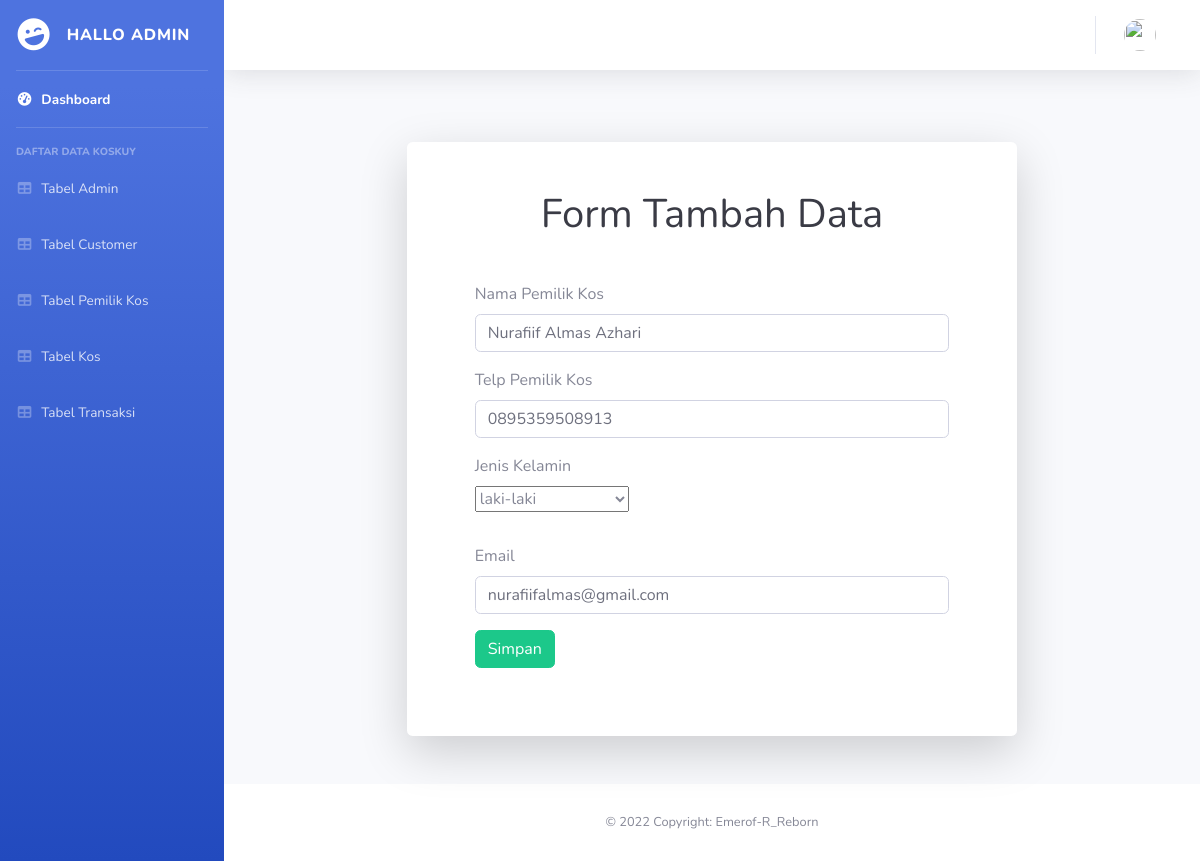
/admin/index.php?p=update_pemilik_kos&id=1 (signed in), run on the app's committed database.
### tables this page shows
CREATE TABLE `tb_pemilik_kos` (
  `id_pemiliik_kos` int(11) NOT NULL AUTO_INCREMENT,
  `nama_pemilik_kos` varchar(200) NOT NULL,
  `tlp_pemilik_kos` char(14) NOT NULL,
  `gender_pemilik_kos` enum('laki-laki','perempuan') NOT NULL,
  `email_pemilik_kos` varchar(200) NOT NULL,
  `password_pemilik_kos` varchar(200) NOT NULL,
  PRIMARY KEY (`id_pemiliik_kos`)
);

### admin/pemilik_kos/update_data.php (the view, shortened to what this page needs)
<div class="container-fluid">
	<div class="row justify-content-center">
		<div class="col-xl-8 col-lg-12 col-md-9">
  			<div class="card o-hidden border-0 shadow-lg my-5">
  			  	<div class="card-body p-0">
      				<div class="row">
      				    <div class="col-lg-12">
      				        <div class="p-5">
                              <div class="text-center">
                                    <h1 class="h1 text-gray-900 mb-4">Form Tambah Data</h1>
								</div>
								<form class= "card-body" method="POST" enctype="multipart/form-data">
									<div class="form-group cols-sm-6">
                              	        <label>Nama Pemilik Kos</label>
                              	        <input class="form-control" type="text" name="nama" value="<?php echo $data['nama_pemilik_kos'];?>" required>
			               			</div>
									<div class="form-group cols-sm-6">
                              	        <label>Telp Pemilik Kos</label>
                              	        <input class="form-control" type="text" name="telp" value="<?php echo $data['tlp_pemilik_kos'];?>" required>
									</div>
									<div class="form-group cols-sm-6">
                              	        <label>Jenis Kelamin</label><br>
                						<select class="form-select form-select-lg mb-3 text-muted" name="pemilik_kos" required>
											<?php
                							$query = mysqli_query($koneksi,"SELECT * FROM tb_pemilik_kos");
                							while ($data_pemilik = mysqli_fetch_assoc($query)) {
											?>
                    						<option value="<?php echo $data_pemilik['gender_pemilik_kos'];?>" <?php if ( $data_pemilik['gender_pemilik_kos'] == $data['gender_pemilik_kos']) echo 'selected="selected"'; ?>>
                                                <a  class="text-dark"><?php echo $data_pemilik['gender_pemilik_kos'];?></a>
                                            </option>
											<?php } ?>
                						</select>
			               			</div>
									<div class="form-group cols-sm-6">
                              	        <label>Email</label>
                              	        <input class="form-control" type="email" name="email" value="<?php echo $data['email_pemilik_kos'];?>" required>
			               			</div>
                                    <input type="submit" name="simpan" value="Simpan" class="btn btn-success">
								</form>
										</div>
									</div>
								</div>
							</div>
						</div>
		</div>
	</div>
</div>

### admin/index.php (shortened to what this page needs)
<!DOCTYPE html>
<html lang="en">
<head>
<?php
    include '../conn.php';
?>
    <link href="vendor/fontawesome-free/css/all.min.css" rel="stylesheet" type="text/css">
    <link href="css/sb-admin-2.min.css" rel="stylesheet">
</head>
<body id="page-top">
    <?php
        $query = mysqli_query($koneksi,"SELECT * FROM tb_admin WHERE id_admin = '$_SESSION[id]'");
		$row = mysqli_fetch_assoc($query);
    ?>
    <div id="wrapper">
        <ul class="navbar-nav bg-gradient-primary sidebar sidebar-dark accordion" id="accordionSidebar">
            <a class="sidebar-brand d-flex align-items-center justify-content-center" href="index.php?p=dashboard">
                <div class="sidebar-brand-icon rotate-n-15">
                    <i class="fas fa-laugh-wink"></i>
                </div>
                <div class="sidebar-brand-text mx-3">Hallo Admin</sup></div>
            </a>
            <hr class="sidebar-divider my-0">
            <li class="nav-item active">
                <a class="nav-link" href="index.php?p=dashboard">
                    <i class="fas fa-fw fa-tachometer-alt"></i>
                    <span>Dashboard</span></a>
            </li>
            <hr class="sidebar-divider">
            <div class="sidebar-heading">
                daftar data koskuy
            </div>
            <li class="nav-item">
                <a class="nav-link" href="index.php?p=tabel_admin">
                    <i class="fas fa-fw fa-table"></i>
                    <span>Tabel Admin</span></a>
            </li>
            <li class="nav-item">
                <a class="nav-link" href="index.php?p=tabel_customer">
                    <i class="fas fa-fw fa-table"></i>
                    <span>Tabel Customer</span></a>
            </li>
            <li class="nav-item">
                <a class="nav-link" href="index.php?p=tabel_pemilik_kos">
                    <i class="fas fa-fw fa-table"></i>
                    <span>Tabel Pemilik Kos</span></a>
            </li>
            <li class="nav-item">
                <a class="nav-link" href="index.php?p=tabel_kos">
                    <i class="fas fa-fw fa-table"></i>
                    <span>Tabel Kos</span></a>
            </li>
            <li class="nav-item">
                <a class="nav-link" href="index.php?p=tabel_transaksi">
                    <i class="fas fa-fw fa-table"></i>
                    <span>Tabel Transaksi</span></a>
            </li>
        </ul>
        <div id="content-wrapper" class="d-flex flex-column">
            <div id="content">
                <nav class="navbar navbar-expand navbar-light bg-white topbar mb-4 static-top shadow">
                    <ul class="navbar-nav ml-auto">
                        <li class="nav-item dropdown no-arrow">
                            <a class="nav-link dropdown-toggle" href="#" id="userDropdown" role="button"
                                data-toggle="dropdown" aria-haspopup="true" aria-expanded="false">
                                <img class="mr-2 img-profile rounded-circle" src="img/foto_admin/<?php echo $row['foto']; ?>">
                            </a>
                        </li>
                    </ul>
                </nav>
             <?php
            include '../conn.php';
		    if(@$_GET['p']==""){
			    include_once 'dashboard.php';
		    }
		    elseif(@$_GET['p']=="dashboard"){
			    include_once 'dashboard.php';
            }
		    elseif(@$_GET['p']=="tabel_admin"){
			    include_once 'admin/tabel_admin.php';
            }
            elseif(@$_GET['p']=="tambah_admin"){
			    include_once 'admin/tambah_data.php';
            }
            elseif(@$_GET['p']=="update_admin"){
                $query=mysqli_query($koneksi,"SELECT * FROM tb_admin WHERE id_admin ='".$_GET['id']."'");
                while ($data = mysqli_fetch_assoc($query)) {
                    include_once 'admin/update_admin.php';
                }
            }
            elseif(@$_GET['p']=="ubah_password"){
                $query=mysqli_query($koneksi,"SELECT * FROM tb_admin WHERE id_admin ='".$_GET['id']."'");
                while ($data = mysqli_fetch_assoc($query)) {
                    include_once 'admin/ubah_password.php';
                }
            }
            elseif(@$_GET['p']=="delete_admin"){
                $query=mysqli_query($koneksi,"SELECT * FROM tb_admin WHERE id_admin ='".$_GET['id']."'");
                while ($data = mysqli_fetch_assoc($query)) {
                    include_once 'admin/delete_admin.php';
                }
            }
		    elseif(@$_GET['p']=="tabel_kos"){
			    include_once 'kos/tabel_kos.php';
            }
		    elseif(@$_GET['p']=="tambah_kos"){
			    include_once 'kos/tambah_data.php';
            }
            elseif(@$_GET['p']=="update_kos"){
                $query = mysqli_query($koneksi,"SELECT * FROM tb_kos WHERE id_kos ='".$_GET['id']."'");
                while ($data = mysqli_fetch_assoc($query)) {
                    include_once 'kos/update_kos.php';
                }
            }
            elseif(@$_GET['p']=="update_foto_kos"){
                $query = mysqli_query($koneksi,"SELECT * FROM tb_kos WHERE id_kos ='".$_GET['id']."'");
                while ($data = mysqli_fetch_assoc($query)) {
                    include_once 'kos/update_foto.php';
                }
            }
		    elseif(@$_GET['p']=="tabel_customer"){
			    include_once 'customer/tabel_customer.php';
            }
		    elseif(@$_GET['p']=="tabel_pemilik_kos"){
			    include_once 'pemilik_kos/tabel_pemilik_kos.php';
            }
		    elseif(@$_GET['p']=="tambah_pemilik_kos"){
			    include_once 'pemilik_kos/tambah_data.php';
            }
            elseif(@$_GET['p']=="update_pemilik_kos"){
                $query = mysqli_query($koneksi,"SELECT * FROM tb_pemilik_kos WHERE id_pemiliik_kos ='".$_GET['id']."'");
                while ($data = mysqli_fetch_assoc($query)) {
                    include_once 'pemilik_kos/update_data.php';
                }
            }
		    elseif(@$_GET['p']=="tabel_transaksi"){
			    include_once 'transaksi/tabel_transaksi.php';
            }
            ?>
            <footer class="sticky-footer bg-white">
                <div class="container my-auto">
                    <div class="copyright text-center my-auto">
                        <span> &copy; 2022 Copyright: Emerof-R_Reborn</span>
                    </div>
                </div>
            </footer>
        </div>
    </div>
</body>
</html>

### data on the page
tb_pemilik_kos: nama "Nurafiif Almas Azhari", telp "0895359508913", email "nurafiifalmas@gmail.com"
